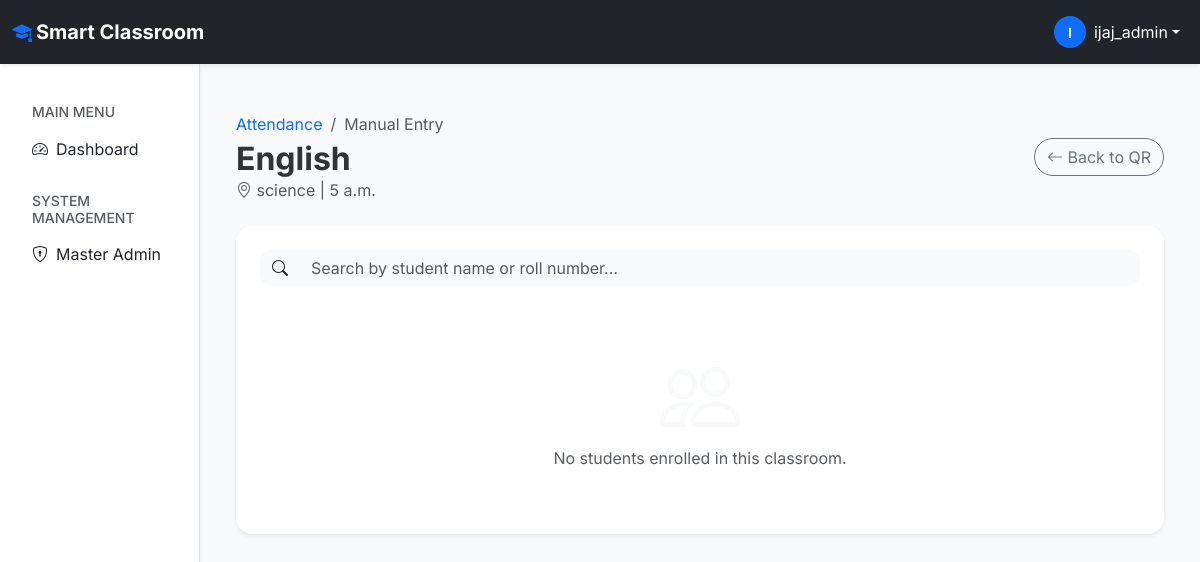
The app's page /attendance/manual-mark/1/ (signed in) with its own data.
### timetable/models.py (models this page shows, shortened)
class TimetableEntry(models.Model):
    DAY_CHOICES = (
        ('sun', 'Sunday'),
        ('mon', 'Monday'),
        ('tue', 'Tuesday'),
        ('wed', 'Wednesday'),
        ('thu', 'Thursday'),
        ('fri', 'Friday'),
        ('sat', 'Saturday'),
    )
    classroom = models.ForeignKey(
        ClassRoom,
        on_delete=models.CASCADE,
        related_name='timetable_entries'
    )
    subject = models.ForeignKey(
        Subject,
        on_delete=models.CASCADE
    )
    teacher = models.ForeignKey(
        User,
        on_delete=models.CASCADE,
        related_name='teaching_entries'
    )
    timeslot = models.ForeignKey(
        TimeSlot,
        on_delete=models.CASCADE
    )
    day = models.CharField(
        max_length=3,
        choices=DAY_CHOICES
    )
    class Meta:
        unique_together = ('classroom', 'timeslot', 'day')
        ordering = ['day', 'timeslot']

class Subject(models.Model):
    name = models.CharField(max_length=100, unique=True)

class ClassRoom(models.Model):
    name = models.CharField(max_length=100, unique=True)
    students = models.ManyToManyField(
        User,
        related_name='classrooms',
        blank=True
    )

class TimeSlot(models.Model):
    start_time = models.TimeField()
    end_time = models.TimeField()
    class Meta:
        ordering = ['start_time']

### attendance/views.py (the view, shortened to what this page needs)
# urls.py: path('manual-mark/<int:entry_id>/', views.manual_mark, name='manual_mark'),
@login_required
def manual_mark(request, entry_id):
    profile = request.user.userprofile
    if profile.role not in ['teacher', 'admin']:
        messages.error(request, "Unauthorized.")
        return redirect('dashboard')
    entry = get_object_or_404(TimetableEntry, id=entry_id)
    students = entry.classroom.students.all().order_by('username')
    return render(request, 'attendance/manual_mark.html', {'entry': entry, 'students': students})

### templates/attendance/manual_mark.html (shortened to what this page needs)
{% extends 'base.html' %}
{% block content %}
<div class="container py-4">
    <div class="d-flex justify-content-between align-items-center mb-4">
        <div>
            <nav aria-label="breadcrumb">
                <ol class="breadcrumb mb-1">
                    <li class="breadcrumb-item"><a href="{% url 'mark_attendance' %}" class="text-decoration-none">Attendance</a></li>
                    <li class="breadcrumb-item active">Manual Entry</li>
                </ol>
            </nav>
            <h2 class="fw-bold mb-0">{{ entry.subject.name }}</h2>
            <p class="text-muted mb-0"><i class="bi bi-geo-alt"></i> {{ entry.classroom.name }} | {{ entry.timeslot.start_time }}</p>
        </div>
        <a href="{% url 'mark_attendance' %}?generate_for={{ entry.id }}" class="btn btn-outline-secondary rounded-pill">
            <i class="bi bi-arrow-left"></i> Back to QR
        </a>
    </div>
    <div class="card border-0 shadow-sm rounded-4 overflow-hidden">
        <div class="card-header bg-white border-0 p-4 pb-0">
            <div class="input-group mb-3">
                <span class="input-group-text bg-light border-0"><i class="bi bi-search"></i></span>
                <input type="text" id="studentSearch" class="form-control bg-light border-0" placeholder="Search by student name or roll number...">
            </div>
        </div>
        <div class="list-group list-group-flush" id="studentList">
            {% for student in students %}
            <div class="list-group-item p-3 border-0 border-bottom student-item" data-name="{{ student.get_full_name|lower }} {{ student.username|lower }}">
                <div class="d-flex justify-content-between align-items-center">
                    <div class="d-flex align-items-center">
                        <div class="bg-light rounded-circle p-2 me-3">
                            <i class="bi bi-person-circle fs-4 text-secondary"></i>
                        </div>
                        <div>
                            <h6 class="mb-0 fw-bold">{{ student.get_full_name|default:student.username }}</h6>
                            <span class="small text-muted">ID: {{ student.username }}</span>
                        </div>
                    </div>
                    <form method="POST" class="m-0">
                        {% csrf_token %}
                        <input type="hidden" name="student_id" value="{{ student.id }}">
                        <button type="submit" class="btn btn-sm btn-outline-primary rounded-pill px-3">
                            Mark Present
                        </button>
                    </form>
                </div>
            </div>
            {% empty %}
            <div class="text-center py-5">
                <i class="bi bi-people display-1 text-light"></i>
                <p class="text-muted">No students enrolled in this classroom.</p>
            </div>
            {% endfor %}
        </div>
    </div>
</div>
{% endblock %}

### templates/navbar.html (shortened to what this page needs)
<nav class="navbar navbar-expand-lg navbar-dark bg-dark shadow-sm sticky-top">
    <div class="container-fluid">
        <a class="navbar-brand fw-bold d-flex align-items-center" href="{% url 'dashboard' %}">
            <span class="text-primary me-1"><i class="bi bi-mortarboard-fill"></i></span>
            Smart Classroom
        </a>
        <div class="collapse navbar-collapse" id="navbarContent">
            <ul class="navbar-nav ms-auto align-items-center">
                {% if request.user.is_authenticated %}
                <li class="nav-item dropdown">
                    <a class="nav-link dropdown-toggle text-white d-flex align-items-center" href="#" id="userDropdown" role="button" data-bs-toggle="dropdown">
                        <div class="bg-primary rounded-circle me-2 d-flex align-items-center justify-content-center" style="width: 32px; height: 32px;">
                            <span class="small fw-bold">{{ request.user.username|slice:":1"|upper }}</span>
                        </div>
                        <span class="d-none d-sm-inline">{{ request.user.username }}</span>
                    </a>
                </li>
                {% else %}
                <li class="nav-item">
                    <a class="btn btn-primary btn-sm rounded-pill px-4" href="/accounts/login/">
                        Login
                    </a>
                </li>
                {% endif %}
            </ul>
        </div>
    </div>
</nav>

### static/css/style.css (style rules this page uses)
:root { --primary-blue: #0d6efd; --primary-soft: rgba(13, 110, 253, 0.1); --success-green: #198754; --bg-light: #f8f9fa; --card-shadow: 0 8px 30px rgba(0, 0, 0, 0.05); --sidebar-width: 250px; }
body { background-color: var(--bg-light); font-family: 'Inter', system-ui, -apple-system, sans-serif; color: #333; overflow-x: hidden; }
.card { border: none !important; box-shadow: var(--card-shadow); transition: transform 0.2s ease, box-shadow 0.2s ease; }

### templates/base.html (style rules this page uses)
body { font-family: 'Inter', sans-serif; overflow-x: hidden; }

### templates/attendance/manual_mark.html (style rules this page uses)
.input-group-text { border-top-left-radius: 12px; border-bottom-left-radius: 12px; }
.form-control { border-top-right-radius: 12px; border-bottom-right-radius: 12px; }

### records on screen
TimetableEntry: subject.name "English", classroom.name "science", timeslot.start_time "5 a.m."

### other values on screen
{{ request.user.username|slice:":1"|upper }} "I"
{{ request.user.username }} "ijaj_admin"
